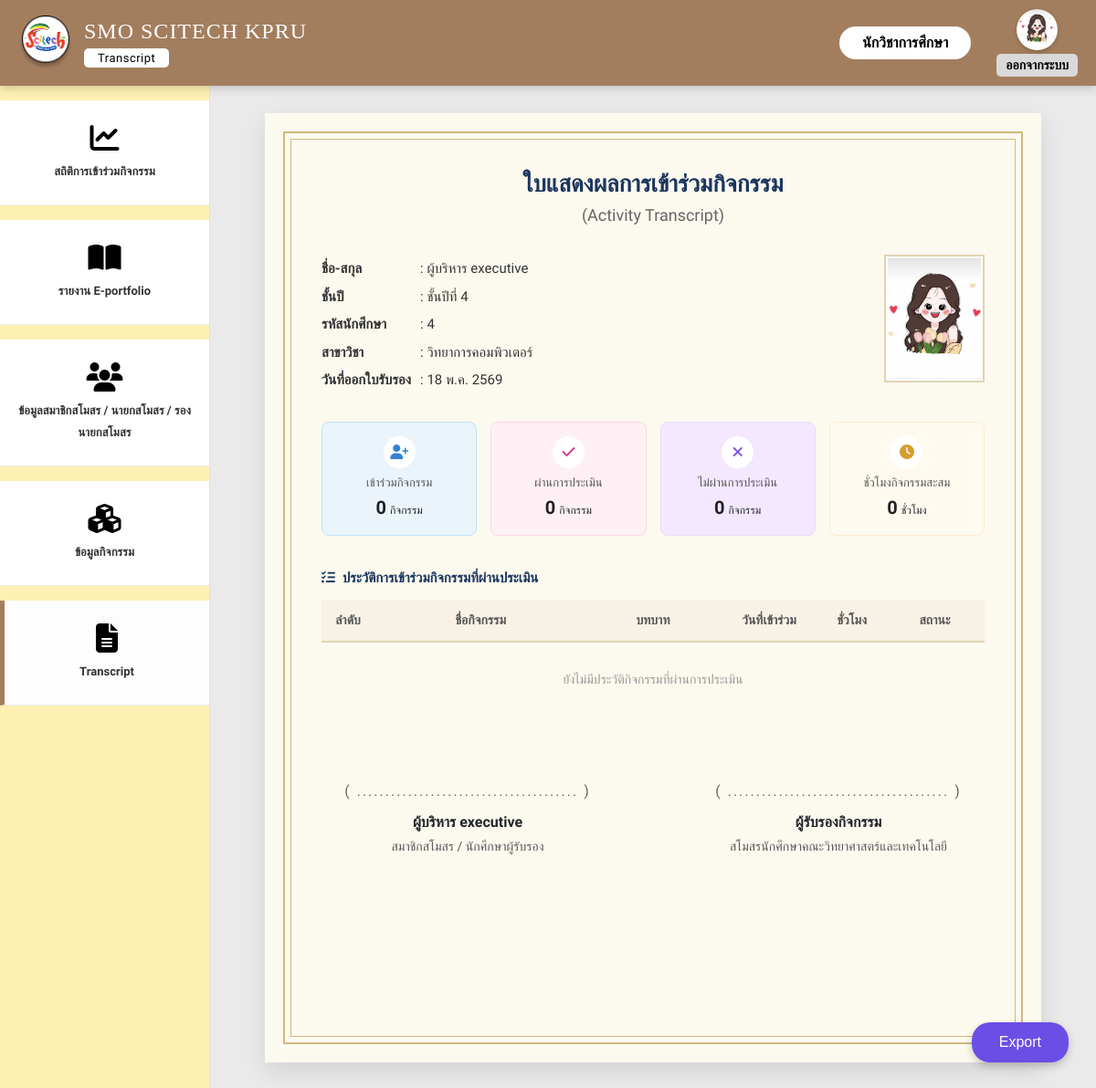
/admin_detail_transcript.php?user_id=15&action=transcript (signed in), run on the app's committed database.
### tables this page shows
CREATE TABLE `users` (
  `user_id` int(11) NOT NULL,
  `first_name` varchar(100) NOT NULL,
  `last_name` varchar(100) NOT NULL,
  `profile_image` varchar(255) DEFAULT 'default.png',
  `idstudent` varchar(191) DEFAULT NULL,
  `email` varchar(255) DEFAULT NULL,
  `phone` varchar(20) DEFAULT NULL COMMENT 'เบอร์โทรศัพท์',
  `about_me` text DEFAULT NULL,
  `password` varchar(255) NOT NULL,
  `academic_year` varchar(4) DEFAULT NULL,
  `year_level` varchar(50) DEFAULT NULL,
  `department` varchar(100) DEFAULT NULL,
  `reset_token` varchar(255) DEFAULT NULL,
  `reset_expiry` datetime DEFAULT NULL,
  `status` enum('active','inactive') NOT NULL DEFAULT 'active',
  `userrole` enum('executive','academic_officer','club_president','club_member') DEFAULT NULL,
  `membership_status` enum('pending','member','no_member') NOT NULL DEFAULT 'pending',
  `created_at` timestamp NOT NULL DEFAULT current_timestamp(),
  `deleted_at` datetime DEFAULT NULL,
  `hard_skill_computer` varchar(255) DEFAULT NULL,
  `comp_level` varchar(50) DEFAULT NULL,
  `hard_skill_lang` varchar(255) DEFAULT NULL,
  `lang_listen` varchar(50) DEFAULT NULL,
  `lang_speak` varchar(50) DEFAULT NULL,
  `lang_read` varchar(50) DEFAULT NULL,
  `lang_write` varchar(50) DEFAULT NULL
);

### admin_detail_transcript.php (the view, shortened to what this page needs)
<?php
include 'db.php';
$logged_in_user_id = $_SESSION['user_id'];
$stmt_profile = $conn->prepare("SELECT profile_image FROM users WHERE user_id = ?");
$stmt_profile->bind_param("i", $logged_in_user_id);
$stmt_profile->execute();
$res_profile = $stmt_profile->get_result();
$admin_data = $res_profile->fetch_assoc();
$admin_profile_image = !empty($admin_data['profile_image']) ? $admin_data['profile_image'] : 'default.png';
$target_user_id = isset($_GET['user_id']) ? intval($_GET['user_id']) : 0;
$sql_user = "SELECT * FROM users WHERE user_id = ?";
$stmt_user = $conn->prepare($sql_user);
$stmt_user->bind_param("i", $target_user_id);
$stmt_user->execute();
$user_profile = $stmt_user->get_result()->fetch_assoc();
$profile_image = 'img/default-profile.png';
if (!empty($user_profile['profile_image']) && $user_profile['profile_image'] != 'default.png') {
    $profile_image = 'uploads/profiles/' . $user_profile['profile_image'];
}
$sql_stats = "SELECT
                COUNT(registration_id) as total_joined,
                SUM(CASE WHEN participation_status = 'passed' THEN 1 ELSE 0 END) as total_passed,
                SUM(CASE WHEN participation_status = 'not_passed' THEN 1 ELSE 0 END) as total_failed
              FROM activity_registrations
              WHERE user_id = ? AND registration_status = 'approved'";
$stmt_stats = $conn->prepare($sql_stats);
$stmt_stats->bind_param("i", $target_user_id);
$stmt_stats->execute();
$stats_result = $stmt_stats->get_result()->fetch_assoc();
$total_joined = $stats_result['total_joined'] ?? 0;
$total_passed = $stats_result['total_passed'] ?? 0;
$total_failed = $stats_result['total_failed'] ?? 0;
$activities = [];
$total_hours = 0;
$thai_months = ["", "ม.ค.", "ก.พ.", "มี.ค.", "เม.ย.", "พ.ค.", "มิ.ย.", "ก.ค.", "ส.ค.", "ก.ย.", "ต.ค.", "พ.ย.", "ธ.ค."];
$current_date = date('j') . ' ' . $thai_months[date('n')] . ' ' . (date('Y') + 543);
?>
<!DOCTYPE html>
<html lang="th">
<head>
    <link href="https://cdn.jsdelivr.net/npm/bootstrap@5.3.0/dist/css/bootstrap.min.css" rel="stylesheet">
    <link href="https://cdnjs.cloudflare.com/ajax/libs/font-awesome/6.4.0/css/all.min.css" rel="stylesheet">
</head>
<body>
    <div class="wrapper">
        <nav class="top-navbar">
            <div class="brand-section">
                <img src="img/logo.png" alt="Logo" class="brand-logo">
                <div style="display: flex; flex-direction: column; align-items: flex-start; line-height: 1.2;">
                    <span class="brand-name">SMO SCITECH KPRU</span>
                    <span class="text-page-pill-btn mt-1">Transcript</span>
                </div>
            </div>
            <div class="d-flex align-items-center">
               <span class="d-none d-sm-block fw-bold me-2 login-pill-btn">
                    <?php echo htmlspecialchars($_SESSION['first_name'] ?? 'ผู้ใช้งาน'); ?>
                </span>
                <div class="logout-area">
                    <img src="uploads/profiles/<?php echo htmlspecialchars($admin_profile_image); ?>" alt="Profile"
                        style="width: 45px; height: 45px; border-radius: 50%; object-fit: cover; box-shadow: 0 2px 5px rgba(0,0,0,0.2);">
                    <a href="logout.php" class="logout-text mt-1">ออกจากระบบ</a>
                </div>
            </div>
        </nav>
        <div class="main-wrapper">
            <aside class="sidebar d-print-none">
                <a href="admin_report_activity.php" class="sidebar-item mt-3 mb-3">
                    <i class="fa-solid fa-chart-line"></i>
                    <span>สถิติการเข้าร่วมกิจกรรม</span>
                </a>
                <a href="admin_e-portfolio.php" class="sidebar-item mb-3">
                    <i class="fa-solid fa-book-open"></i>
                    <span>รายงาน E-portfolio</span>
                </a>
                <?php if (isset($_SESSION['userrole']) && $_SESSION['userrole'] === 'academic_officer'): ?>
                <a href="admin_user_management.php" class="sidebar-item mb-3">
                    <i class="fa-solid fa-users"></i>
                    <span>ข้อมูลสมาชิกสโมสร / นายกสโมสร / รองนายกสโมสร </span>
                </a>
                <?php endif; ?>
                <?php if (isset($_SESSION['userrole']) && $_SESSION['userrole'] !== 'executive'): ?>
                <a href="admin_activity.php" class="sidebar-item mb-3">
                    <i class="fa-solid fa-cubes"></i>
                    <span>ข้อมูลกิจกรรม</span>
                </a>
                <?php endif; ?>
                <?php if (isset($_SESSION['userrole']) && in_array($_SESSION['userrole'], ['academic_officer', 'club_president'])): ?>
                <a href="admin_transcript.php" class="sidebar-item"
                    style="background: #FDFDFD; border-left: 5px solid var(--top-bar-bg);">
                    <i class="fa-solid fa-file-lines"></i>
                    <span>Transcript</span>
                </a>
                <?php endif; ?>
            </aside>
            <main class="content-area">
                <div class="cert-wrapper">
                    <div class="cert-border">
                        <div class="cert-header">
                            <h2 class="cert-title">ใบแสดงผลการเข้าร่วมกิจกรรม</h2>
                            <div class="cert-subtitle">(Activity Transcript)</div>
                        </div>
                        <div class="info-grid">
                            <div>
                                <table class="info-table">
                                    <tr>
                                        <td>ชื่อ-สกุล</td>
                                        <td>:
                                            <?php echo htmlspecialchars($user_profile['first_name'] . ' ' . $user_profile['last_name']); ?>
                                        </td>
                                    </tr>
                                    <tr>
                                        <td>ชั้นปี</td>
                                        <td>: <?php echo htmlspecialchars($user_profile['year_level'] ?? '-'); ?></td>
                                    </tr>
                                    <tr>
                                        <td>รหัสนักศึกษา</td>
                                        <td>: <?php echo htmlspecialchars($user_profile['idstudent'] ?? '-'); ?></td>
                                    </tr>
                                    <tr>
                                        <td>สาขาวิชา</td>
                                        <td>: <?php echo htmlspecialchars($user_profile['department'] ?? '-'); ?></td>
                                    </tr>
                                    <tr>
                                        <td>วันที่ออกใบรับรอง</td>
                                        <td>: <?php echo $current_date; ?></td>
                                    </tr>
                                </table>
                            </div>
                            <div class="text-md-end text-center">
                                <img src="<?php echo $profile_image; ?>" class="student-img" alt="Student Photo">
                            </div>
                        </div>
                        <div class="stats-container">
                            <div class="stat-card blue">
                                <div class="stat-icon"><i class="fa-solid fa-user-plus"></i></div>
                                <div class="stat-title">เข้าร่วมกิจกรรม</div>
                                <div><span class="stat-value"><?php echo number_format($total_joined); ?></span> <span
                                        class="stat-unit">กิจกรรม</span></div>
                            </div>
                            <div class="stat-card pink">
                                <div class="stat-icon"><i class="fa-solid fa-check"></i></div>
                                <div class="stat-title">ผ่านการประเมิน</div>
                                <div><span class="stat-value"><?php echo number_format($total_passed); ?></span> <span
                                        class="stat-unit">กิจกรรม</span></div>
                            </div>
                            <div class="stat-card purple">
                                <div class="stat-icon"><i class="fa-solid fa-xmark"></i></div>
                                <div class="stat-title">ไม่ผ่านการประเมิน</div>
                                <div><span class="stat-value"><?php echo number_format($total_failed); ?></span> <span
                                        class="stat-unit">กิจกรรม</span></div>
                            </div>
                            <div class="stat-card yellow">
                                <div class="stat-icon"><i class="fa-solid fa-clock"></i></div>
                                <div class="stat-title">ชั่วโมงกิจกรรมสะสม</div>
                                <div><span class="stat-value"><?php echo number_format($total_hours); ?></span> <span
                                        class="stat-unit">ชั่วโมง</span></div>
                            </div>
                        </div>
                        <div style="font-size: 15px; margin-bottom: 12px; font-weight: 600; color: #1A365D;">
                            <i class="fa-solid fa-list-check me-2"></i>ประวัติการเข้าร่วมกิจกรรมที่ผ่านประเมิน
                        </div>
                        <div class="cert-table-container">
                            <table class="cert-table">
                                <thead>
                                    <tr>
                                        <th width="8%">ลำดับ</th>
                                        <th width="32%">ชื่อกิจกรรม</th>
                                        <th width="20%">บทบาท</th>
                                        <th width="15%">วันที่เข้าร่วม</th>
                                        <th width="10%">ชั่วโมง</th>
                                        <th width="15%">สถานะ</th>
                                    </tr>
                                </thead>
                                <tbody>
                                    <?php if (count($activities) > 0): ?>
                                    <?php
                                        $i = 1;
                                        foreach ($activities as $act):
                                            $start = date('d/m/Y', strtotime($act['start_date']));
                                            $end = date('d/m/Y', strtotime($act['end_date']));
                                            $date_str = ($start == $end) ? $start : "$start - $end";
                                        ?>
                                    <tr>
                                        <td data-label="ลำดับ" class="text-center"><?php echo $i++; ?></td>
                                        <td data-label="ชื่อกิจกรรม" style="text-align: left;">
                                            <?php echo htmlspecialchars($act['title']); ?></td>
                                        <td data-label="บทบาท" class="text-center">
                                            <?php echo htmlspecialchars($act['task_name'] ?? 'ผู้เข้าร่วมทั่วไป'); ?>
                                        </td>
                                        <td data-label="วันที่เข้าร่วม" class="text-center"><?php echo $date_str; ?>
                                        </td>
                                        <td data-label="ชั่วโมง" class="text-center fw-bold">
                                            <?php echo intval($act['hours_count']); ?></td>
                                        <td data-label="สถานะ" class="text-center"><span class="status-pass">ผ่าน</span>
                                        </td>
                                    </tr>
                                    <?php endforeach; ?>
                                    <tr class="total-row">
                                        <td colspan="4" class="text-end"
                                            style="border-bottom: none; font-weight: bold;">รวมชั่วโมงกิจกรรมทั้งหมด
                                        </td>
                                        <td class="text-center"
                                            style="border-bottom: none; font-weight: bold; font-size: 18px; color: #1A365D;">
                                            <?php echo $total_hours; ?></td>
                                        <td style="border-bottom: none; font-weight: bold;">ชั่วโมง</td>
                                    </tr>
                                    <?php else: ?>
                                    <tr>
                                        <td colspan="6" class="text-center"
                                            style="padding: 30px; color: #999; border: none;">
                                            ยังไม่มีประวัติกิจกรรมที่ผ่านการประเมิน</td>
                                    </tr>
                                    <?php endif; ?>
                                </tbody>
                            </table>
                        </div>
                        <div class="signature-section">
                            <div class="signature-box">
                                <div class="sig-line">( ....................................... )</div>
                                <div class="fw-bold text-dark mt-2">
                                    <?php echo htmlspecialchars($user_profile['first_name'] . ' ' . $user_profile['last_name']); ?>
                                </div>
                                <div class="text-muted small mt-1">สมาชิกสโมสร / นักศึกษาผู้รับรอง</div>
                            </div>
                            <div class="signature-box">
                                <div class="sig-line">( ....................................... )</div>
                                <div class="fw-bold text-dark mt-2">ผู้รับรองกิจกรรม</div>
                                <div class="text-muted small mt-1">สโมสรนักศึกษาคณะวิทยาศาสตร์และเทคโนโลยี</div>
                            </div>
                        </div>
                    </div>
                </div>
                <div class="action-buttons d-print-none">
                    <button class="btn-action" onclick="window.print()">Export</i></button>
                </div>
            </main>
        </div>
    </div>
</body>
</html>

### data on the page
users: profile_image (picture)
users: first_name+last_name "ผู้บริหาร executive", year_level "ชั้นปีที่ 4", idstudent "4", department "วิทยาการคอมพิวเตอร์", profile_image (picture)

### other printed values
$_SESSION['first_name'] "นักวิชาการศึกษา"
$total_joined "0"
$total_passed "0"
$total_failed "0"
$total_hours "0"
